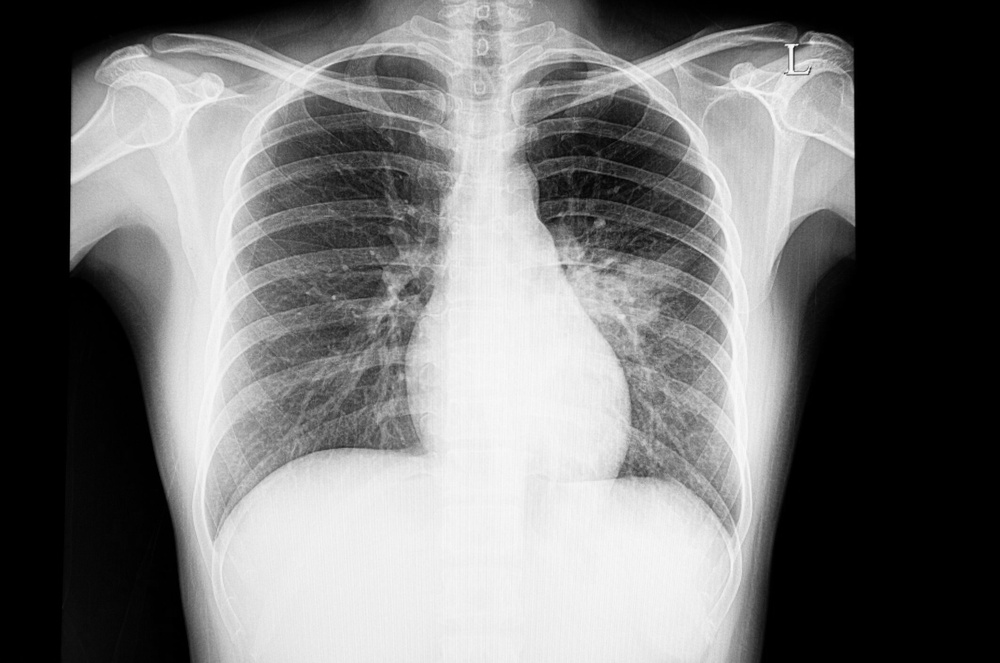
%> input picture Thi_file_lam/xray1a_change.jpg, 1000 x 663 px, shrunk from 2127 x 1410 before the run
$ octave bai6.m   (GNU Octave 9; MATLAB toolbox functions it lacks are replaced by stand-ins)
%> lines starting %> are read from the running program, lines starting %| are printed output that depends on the picture
w1=fspecial('unsharp',0.2);
w2=1/9*ones(3,3);
P=imread('xray1a_change.jpg');
%> P is the input picture: size 663x1000 uint8; min 0, max 252, mean 117.2
figure(1),imshow(P),title('Raw Image')

P=histeq(P);
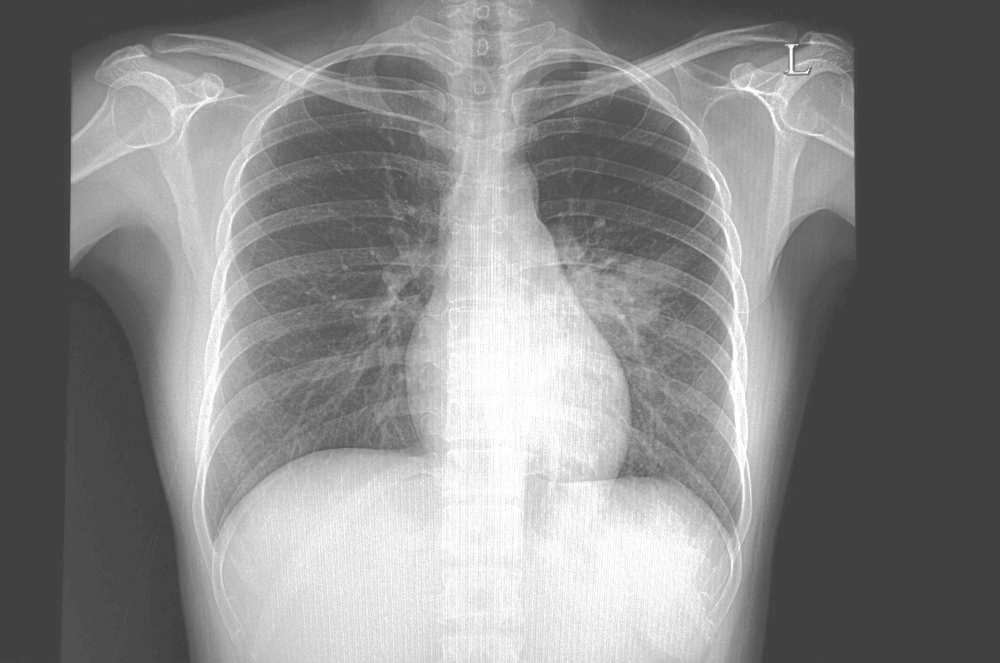
%> P: size 663x1000 uint8; min 65, max 255, mean 135.3
figure(2),imshow(P)

P=ordfilt2(P,1,ones(3,3),'symmetric');
figure(3),imshow(P)

P=imcomplement(P);
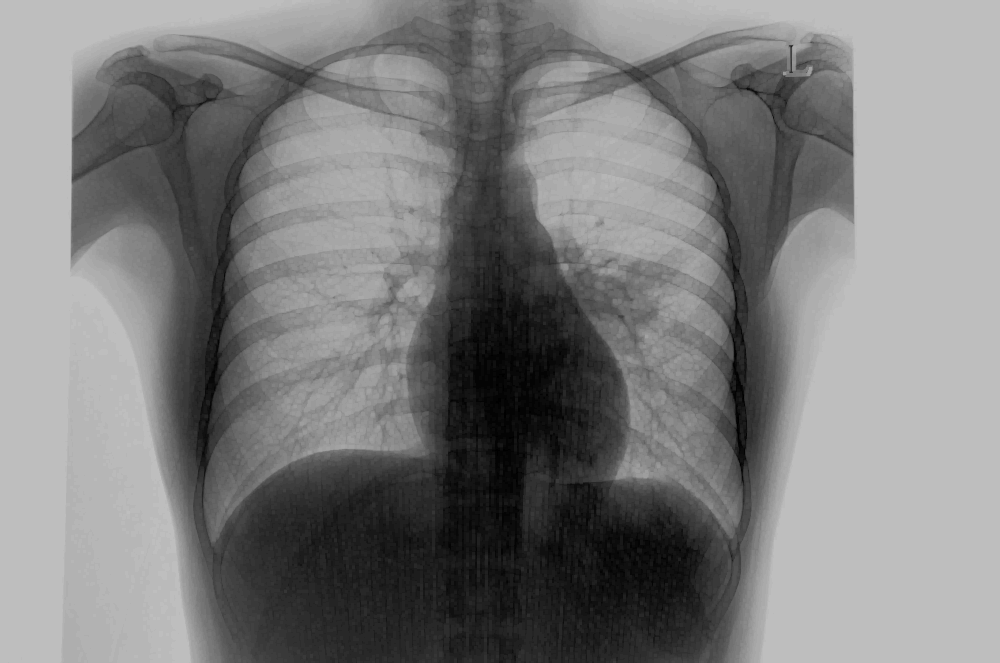
%> P: size 663x1000 uint8; min 0, max 190, mean 124.6
figure(4),imshow(P)

P=imfilter(P,w1,'replicate');
figure(5),imshow(P)

P=histeq(P);
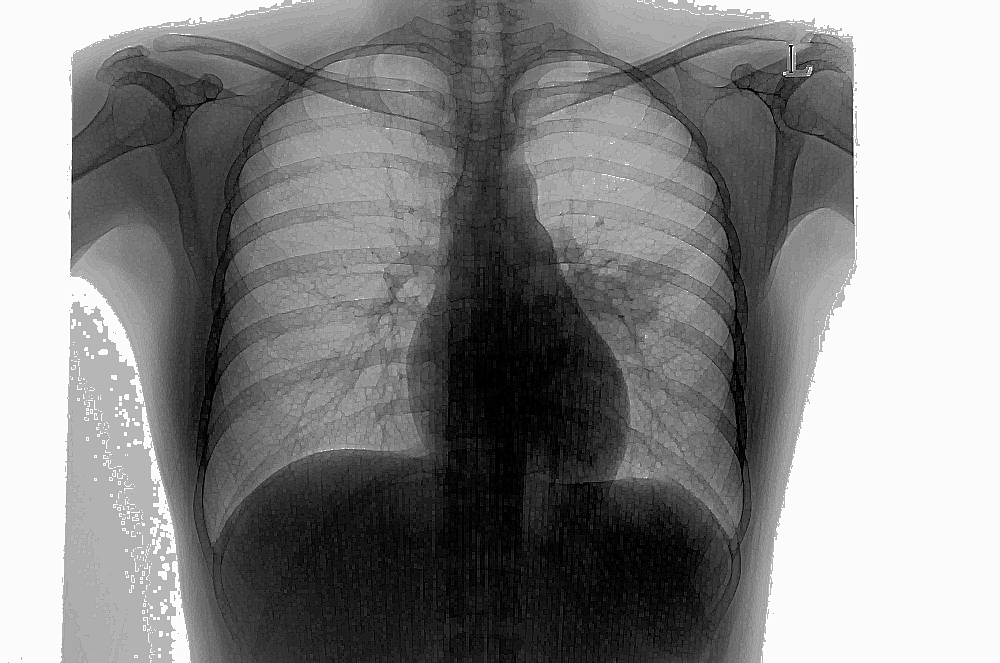
%> P: size 663x1000 uint8; min 0, max 255, mean 134.4
figure(6),imshow(P)

P=imfilter(P,w2,'replicate');
figure(7),imshow(P)

P=ordfilt2(P,9,ones(3,3),'symmetric');
figure(8),imshow(P)

[r, c] = size(P);
%> r = 663; c = 1000
P=adapthisteq(P,'NumTiles',[round(r/10) round(c/10)],'ClipLimit',0.03);
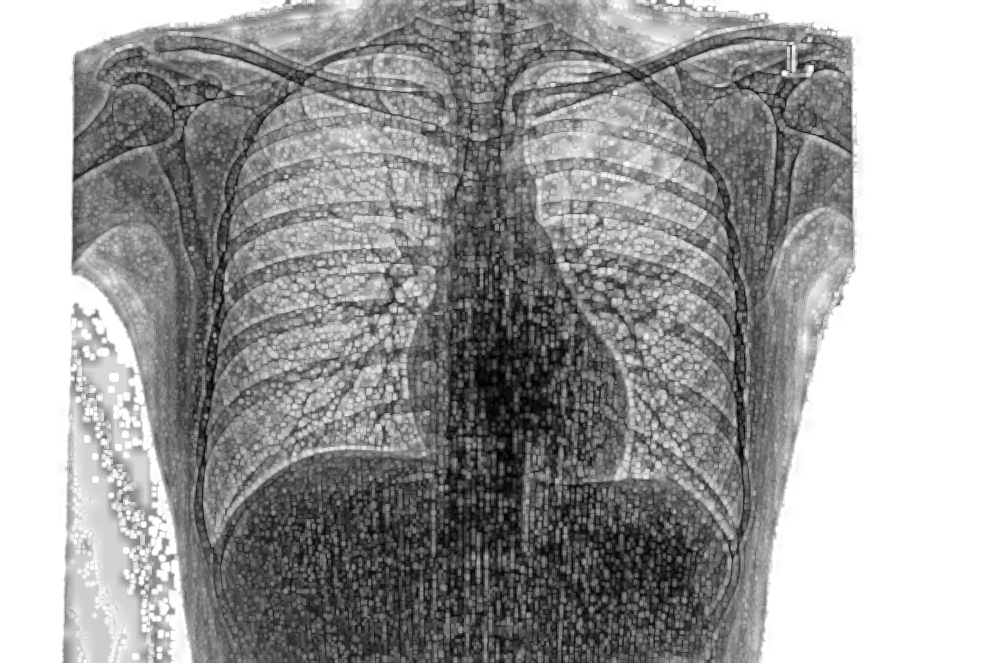
%> P: size 663x1000 uint8; min 0, max 255, mean 157
figure(9),imshow(P),title('Enhanced Image')
